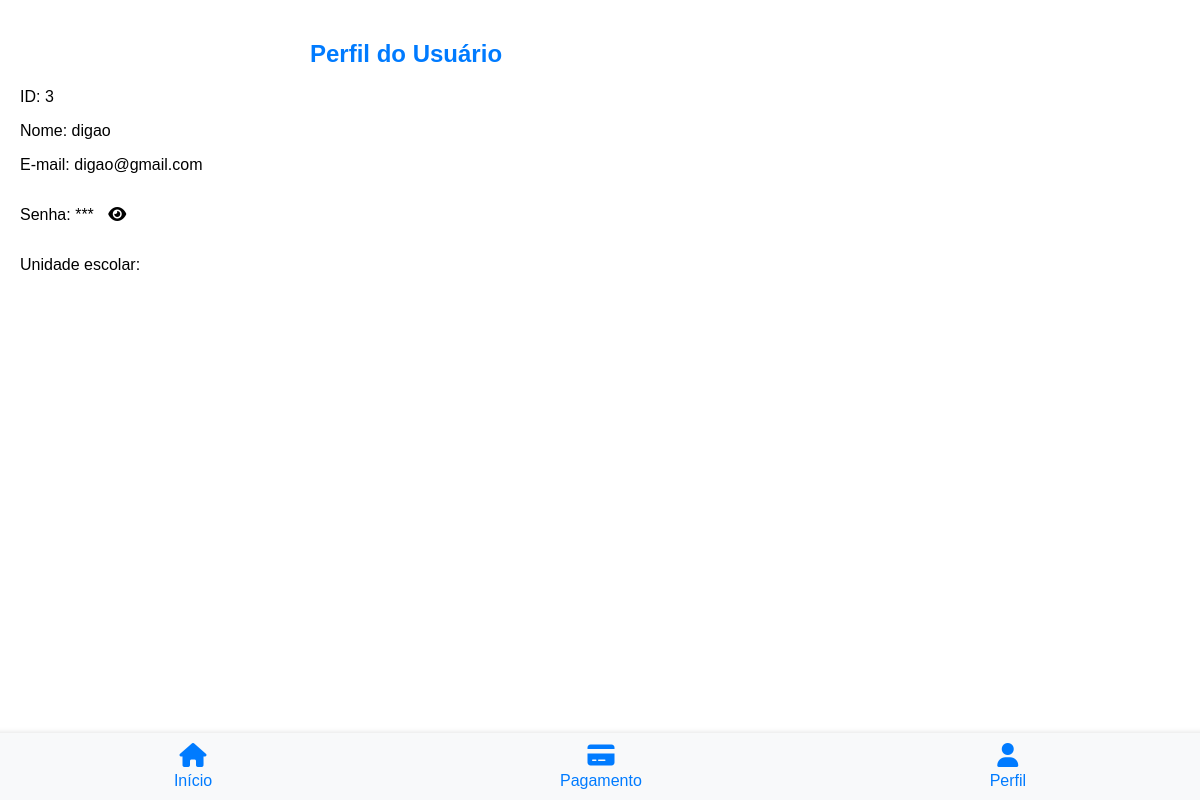
/mobile_inicial2/perfil.php (signed in), run on the app's committed database.
### tables this page shows
CREATE TABLE `Usuarios` (
  `id` int(11) NOT NULL,
  `nome` varchar(35) NOT NULL,
  `email` varchar(55) NOT NULL,
  `senha` varchar(8) NOT NULL,
  `uni_escolar` varchar(55) NOT NULL
);

### mobile_inicial2/perfil.php (the view, shortened to what this page needs)
<?php
$con = mysqli_connect("45.152.44.154", "u451416913_grupo05", "Grupo05@123", "u451416913_grupo05");
$user_id = $_SESSION['user_id'];
$query = "SELECT id, nome, email, senha, uni_escolar FROM Usuarios WHERE id = '$user_id'";
$result = mysqli_query($con, $query);
if ($result && mysqli_num_rows($result) > 0) {
    $row = mysqli_fetch_assoc($result);
    $id = $row['id'];
    $nome = $row['nome'];
    $email = $row['email'];
    $senha = $row['senha'];
    $uni_escolar = $row['uni_escolar'];
} else {
    echo "Erro ao recuperar informações do usuário.";
}
?>
<!DOCTYPE html>
<html lang="pt-br">
<head>
    <link rel="stylesheet" href="https://cdnjs.cloudflare.com/ajax/libs/font-awesome/6.0.0-beta3/css/all.min.css">
    <link rel="stylesheet" href="perfil.css">
</head>
<body>
    <div class="profile-container">
        <h2>Perfil do Usuário</h2>
        <p>ID: <?php echo $id; ?></p>
        <p>Nome: <?php echo $nome; ?></p>
        <p>E-mail: <?php echo $email; ?></p>
        <div class="password-wrapper">
            <p>Senha: <span id="senha"><?php echo str_repeat('*', strlen($senha)); ?></span>
                <span class="show-password" onclick="togglePassword()">
                    <i class="fas fa-eye"></i>
                </span>
            </p>
        </div>
        <p>Unidade escolar: <?php echo $uni_escolar; ?></p>
    </div>
    <div class="sidemenu">
        <a href="index.php">
            <i class="fas fa-home"></i>
            Início
        </a>
        <a href="carrinho.php">
            <i class="fas fa-credit-card"></i>
            Pagamento
        </a>
        <a href="perfil.php">
            <i class="fas fa-user"></i>
            Perfil
        </a>
    </div>
</body>
</html>

### mobile_inicial2/perfil.css (style rules this page uses)
body { font-family: Arial, sans-serif; margin: 20px; display: flex; flex-direction: column; }
a { text-decoration: none; color: #007BFF; }
.sidemenu { position: fixed; bottom: 0; width: 100%; background-color: #f8f9fa; display: flex; justify-content: space-around; padding: 10px; box-shadow: 0px -1px 5px 0px rgba(0,0,0,0.1); left: 50%; transform: translateX(-50%); }
.sidemenu a { color: #007BFF; text-decoration: none; display: flex; flex-direction: column; align-items: center; }
.sidemenu i { font-size: 24px; margin-bottom: 5px; }
.profile-container h2 { color: blue; margin-left: 10%; }

### mobile_inicial2/perfil.php (style rules this page uses)
.password-wrapper { position: relative; display: flex; align-items: center; }
.show-password { cursor: pointer; margin-left: 10px; }
.profile-container h2 { color: #007BFF; margin-left: 25%; }

### data on the page
usuarios: id "3", nome "digao", email "digao@gmail.com", senha "***"
